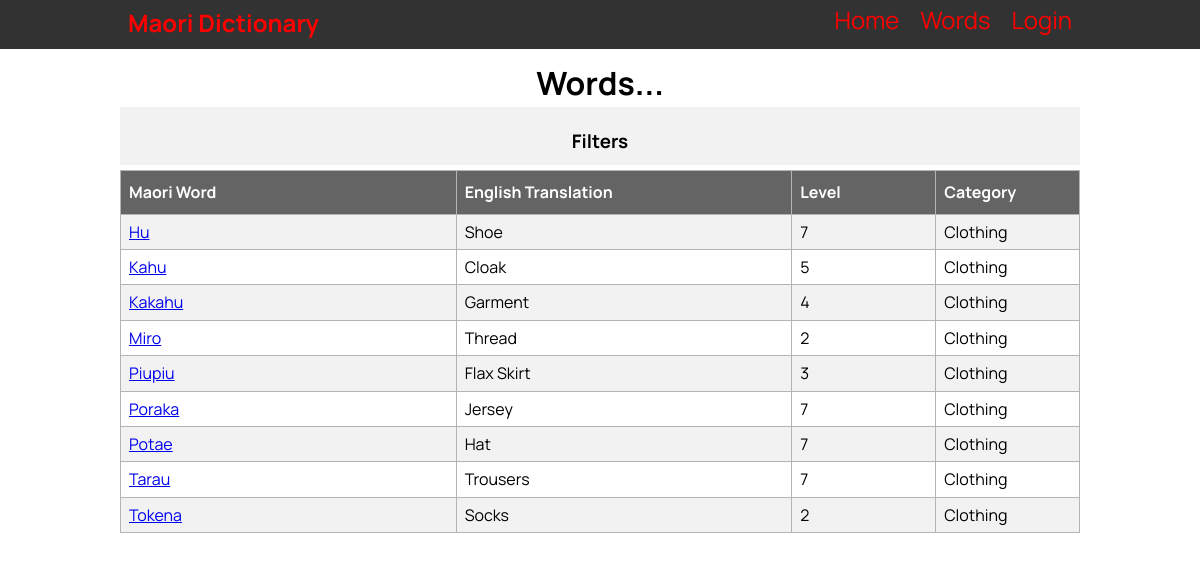
The page /word_list/3_0 on the database its author committed.
### tables this page shows
CREATE TABLE "vocab_list"
(
    id                  integer
        constraint vocab_list_pk
            primary key autoincrement,
    maori_word          varchar(30),
    english_translation varchar(30),
    category            varchar(30),
    definition          varchar(100),
    level               integer,
    last_edited_time    date,
    last_edited_user    varchar(60)
, image_name varchar(30));

### app.py (the view)
@app.route('/word_list/<category_id>_<level_id>')
def render_word_list(category_id, level_id):
    con = create_connection(DATABASE)
    cur = con.cursor()
    query = "SELECT id, name FROM category"
    cur.execute(query)
    category_list = cur.fetchall()
    query = "SELECT id, number FROM level"
    cur.execute(query)
    level_list = cur.fetchall()
    category = category_list[int(category_id) - 1][1]
    level = int(level_id)
    if category_id == "0" and level_id == "0":
        query = "SELECT id, maori_word, english_translation, category, level FROM vocab_list"
        cur.execute(query)
    elif category_id != "0" and level_id == "0":
        query = "SELECT id, maori_word, english_translation, category, level FROM vocab_list WHERE category=?"
        cur.execute(query, (category,))
    elif category_id == "0" and level_id != "0":
        query = "SELECT id, maori_word, english_translation, category, level FROM vocab_list WHERE level=?"
        cur.execute(query, (level,))
    else:
        query = "SELECT id, maori_word, english_translation, category, level FROM vocab_list WHERE category=? AND level=?"
        cur.execute(query, (category, level))
    word_list = cur.fetchall()
    con.close()
    word_list = reformat_word_list(word_list)
    category_list = reformat_category_list(category_list)
    return render_template('word_list.html', page_name='Words', logged_in=is_logged_in(), admin=is_admin(),
                           word_list=word_list, category_list=category_list, level_list=level_list,
                           current_category=category_id, current_level=level_id)

### app.py (called while the page is built)
def create_connection(db_file):
    try:
        connection = sqlite3.connect(db_file)
        return connection
    except Error as e:
        print(e)
    return None

def is_logged_in():
    if session.get('email') is None:
        return False
    else:
        return True

def is_admin():
    if is_logged_in():
        if session.get('role') == "Teacher" or session.get('role') == "Admin":
            return True
        else:
            return False
    else:
        return False

def reformat_word_list(words):
    word_list = []
    for word in words:
        word = (word[0], str(word[1]).title(), str(word[2]).title(), str(word[3]).title(), word[4])
        word_list.append(word)
    return word_list

def reformat_category_list(categories):
    category_list = []
    for category in categories:
        category = (category[0], str(category[1]).title())
        category_list.append(category)
    return category_list

### templates/word_list.html (shortened to what this page needs)
{% extends "base.html" %}
{% block pageheading %}Words...{% endblock %}
{% block main %}
<div class="container">
  <button type="button" class="collapsible"><h3>Filters</h3></button>
</div>
<table id="word_list">
  <tr>
    <th style="width:35%">Maori Word</th>
    <th style="width:35%">English Translation</th>
    <th style="width:15%">Level</th>
    <th style="width:15%">Category</th>
  </tr>
  {% for word in word_list %}
    <tr>
      <td><a href="/individual_word/{{ word[0] }}">{{ word[1] }}</a></td>
      <td>{{ word[2] }}</td>
      <td>{{ word[4] }}</td>
      <td>{{ word[3] }}</td>
    </tr>
  {% endfor %}
</table>
{% endblock %}

### static/MDW.css (style rules this page uses)
* { font-family: 'Manrope', sans-serif; padding: 0; margin: 0; box-sizing: border-box; }
body { background-color: rgb(255, 255, 255); }
.container { width: 80vw; margin: auto; }
.container::after { content: ""; clear: both; display: table; }
h3, h4 { text-align: center; margin: 1.5rem 0 0.5rem 0; }
.collapsible { background-color: #f2f2f2; cursor: pointer; padding-bottom: 5px; width: 100%; outline: none; border: none; margin-top: 5px; margin-bottom: 5px; }
table { font-family: Arial, Helvetica, sans-serif; border-collapse: collapse; width: 100%; }
td, th { border: 1px solid #b4b4b4; padding: 8px; }
#word_list tr:nth-child(even) { background-color: #f2f2f2; }
#word_list th, #filterlist th, #wordinfomation .header { padding-top: 12px; padding-bottom: 12px; text-align: left; background-color: #646464; color: white; }

### rows shown on the page
vocab_list: maori_word "Hu", english_translation "Shoe", level "7", category "Clothing"
vocab_list: maori_word "Kahu", english_translation "Cloak", level "5", category "Clothing"
vocab_list: maori_word "Kakahu", english_translation "Garment", level "4", category "Clothing"
vocab_list: maori_word "Miro", english_translation "Thread", level "2", category "Clothing"
vocab_list: maori_word "Piupiu", english_translation "Flax Skirt", level "3", category "Clothing"
vocab_list: maori_word "Poraka", english_translation "Jersey", level "7", category "Clothing"
vocab_list: maori_word "Potae", word "Hat", level "7", category "Clothing"
vocab_list: maori_word "Tarau", english_translation "Trousers", level "7", category "Clothing"
vocab_list: maori_word "Tokena", english_translation "Socks", level "2", category "Clothing"
